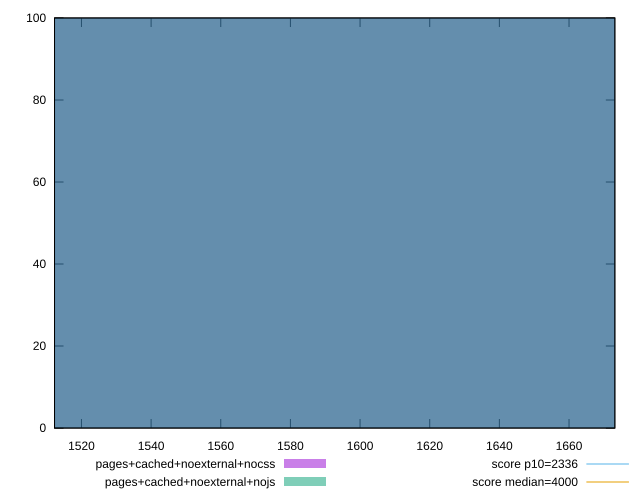

Here is the gnuplot script that generated this plot:
reset
set terminal svg size 640, 500 enhanced background rgb 'white'
set output "reprap/first-contentful-paint/comparison/histogram/9_vs_10.svg"

$pagesCachedNoexternalNocss <<EOF
1590.89784873443 100
EOF

$pagesCachedNoexternalNojs <<EOF
1590.89784873443 100
EOF

set key outside below
set boxwidth 176.7664276371589
set yrange [0:100]
set style fill transparent solid 0.5 noborder

plot \
  $pagesCachedNoexternalNocss title "pages+cached+noexternal+nocss" with boxes, \
  $pagesCachedNoexternalNojs title "pages+cached+noexternal+nojs" with boxes, \


reset
